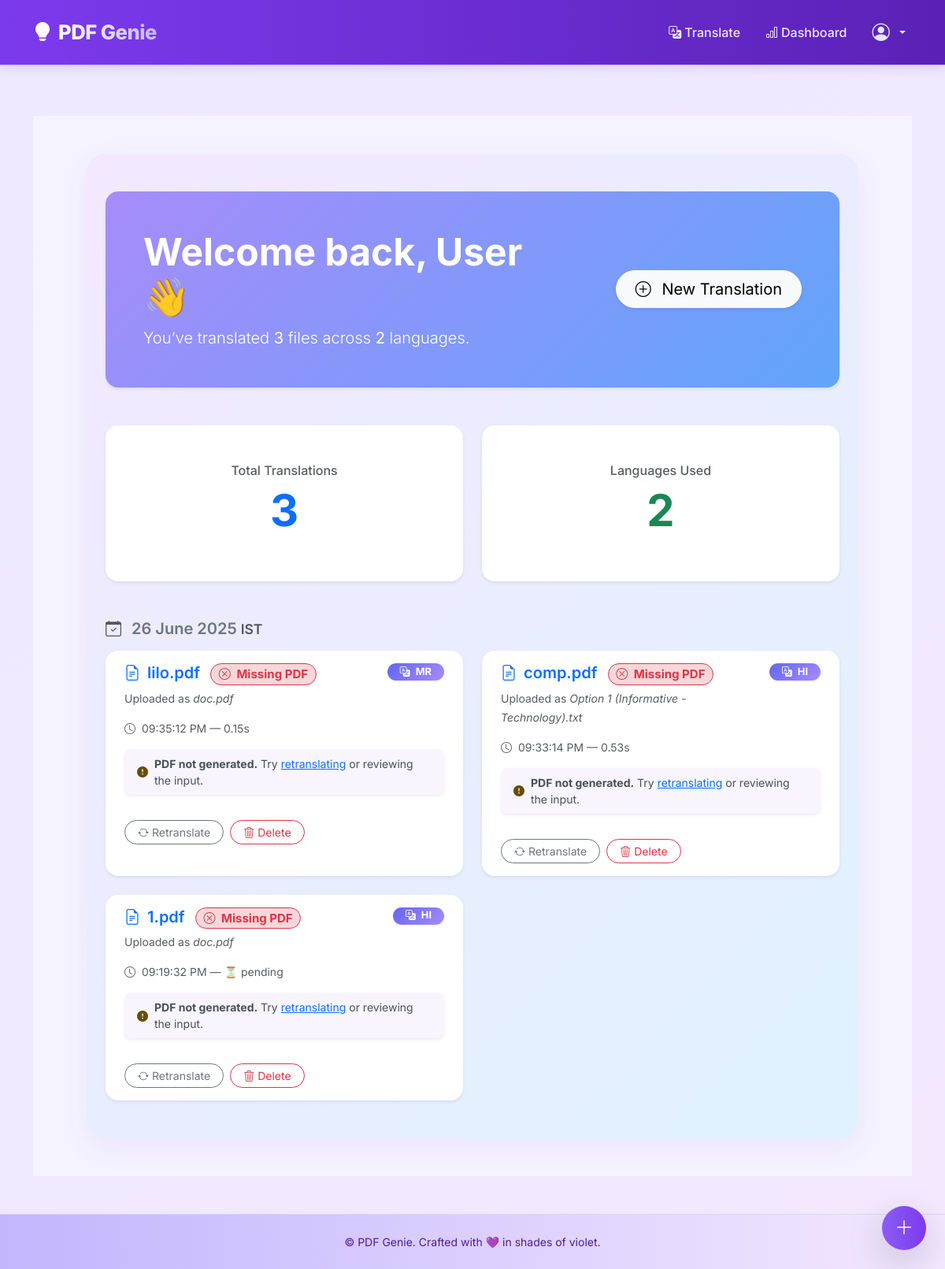
The page /dashboard (signed in) on the database its author committed.
### models.py (models this page shows)
class User(UserMixin, db.Model):
    __tablename__ = 'user'
    __table_args__ = {'extend_existing': True}
    id = db.Column(db.Integer, primary_key=True)
    name = db.Column(db.String(100), nullable=True)
    username = db.Column(db.String(80), unique=True, nullable=False)
    email = db.Column(db.String(120), unique=True, nullable=False)
    password = db.Column(db.String(200), nullable=False)
    joined = db.Column(db.DateTime, default=datetime.utcnow)
    translations = db.relationship('Translation', backref='user', lazy=True)

class Translation(db.Model):
    __tablename__ = 'translation'
    __table_args__ = {'extend_existing': True}
    id = db.Column(db.Integer, primary_key=True)
    user_id = db.Column(db.Integer, db.ForeignKey('user.id'), nullable=False)
    original_name = db.Column(db.String(200), nullable=False)
    translated_name = db.Column(db.String(200), nullable=False)
    language = db.Column(db.String(20), nullable=False)
    timestamp = db.Column(db.DateTime, default=datetime.utcnow)
    notes = db.Column(db.Text)
    retranslate_reason = db.Column(db.Text)
    duration_seconds = db.Column(db.Float)

### app.py (the view)
@app.route("/dashboard")
@login_required
def dashboard():
    translations = (
        db.session.query(Translation)
        .filter_by(user_id=current_user.id)
        .order_by(Translation.timestamp.desc())
        .all()
    )
    ist = ZoneInfo("Asia/Kolkata")
    for t in translations:
        if t.timestamp:
            if t.timestamp.tzinfo is None:
                utc_timestamp = t.timestamp.replace(tzinfo=timezone.utc)
            else:
                utc_timestamp = t.timestamp
            t.local_time = utc_timestamp.astimezone(ist)
            t.date_only = t.local_time.date()
            t.local_time_str = t.local_time.strftime("%d %b %Y, %I:%M:%S %p")
        else:
            t.local_time = None
            t.local_time_str = "—"
        translated_path = os.path.join(TRANSLATED_FOLDER, t.translated_name)
        t.file_exists = os.path.exists(translated_path)
        t.duration_display = (
            f"{t.duration_seconds:.2f}s" if t.duration_seconds else "⏳ pending"
        )
        print(">> DASHBOARD DATA:", {
            "original_name": t.original_name,
            "translated_name": t.translated_name,
            "language": t.language,
            "local_time": t.local_time_str,
            "duration": t.duration_display,
            "file_exists": t.file_exists,
            "id": t.id
        })
    return render_template("dashboard.html", translations=translations)

### models.py (called while the page is built)
@login_manager.user_loader
def load_user(user_id):
    return db.session.get(User, int(user_id))

### templates/dashboard.html (shortened to what this page needs)
{% extends "base.html" %}
{% block content %}
<div class="py-5" style="background: #f5f3ff;">
  <div class="container px-4 py-5" style="max-width: 980px; background: linear-gradient(135deg, #f3e8ff, #e0f2fe); border-radius: 24px; box-shadow: 0 12px 36px rgba(124, 58, 237, 0.08);">
    <div class="p-5 mb-5 rounded-4 text-white shadow-sm"
         style="background: linear-gradient(135deg, #a78bfa, #60a5fa);">
      <div class="row align-items-center">
        <div class="col-lg-8">
          <h2 class="fw-bold display-5 mb-2">Welcome back, {{ current_user.name or 'User' }} 👋</h2>
          <p class="lead mb-0">
            You’ve translated <strong>{{ translations|length }}</strong> file{{ translations|length != 1 and 's' or '' }}
            across <strong>{{ translations | map(attribute='language') | unique | list | length }}</strong> language{{ translations | map(attribute='language') | unique | list | length != 1 and 's' or '' }}.
          </p>
        </div>
        <div class="col-lg-4 text-lg-end mt-3 mt-lg-0">
          <a href="{{ url_for('home') }}" class="btn btn-light btn-lg shadow-sm rounded-pill px-4 py-2">
            <i class="bi bi-plus-circle me-2"></i> New Translation
          </a>
        </div>
      </div>
    </div>
    <div class="row g-4 mb-4">
      <div class="col-md-6">
        <div class="card text-center border-0 shadow-sm bg-white rounded-4 py-5">
          <h6 class="text-muted mb-2">Total Translations</h6>
          <h1 class="fw-bold text-primary display-4">{{ translations|length }}</h1>
        </div>
      </div>
      <div class="col-md-6">
        {% set langs = translations | map(attribute='language') | unique | list %}
        <div class="card text-center border-0 shadow-sm bg-white rounded-4 py-5">
          <h6 class="text-muted mb-2">Languages Used</h6>
          <h1 class="fw-bold text-success display-4">{{ langs|length }}</h1>
        </div>
      </div>
    </div>
    {% if translations %}
      {% set grouped = translations | groupby('date_only') %}
      {% for date, items in grouped %}
        <div class="mt-5">
          <h5 class="fw-semibold text-secondary mb-3">
            <i class="bi bi-calendar-check me-2 text-muted"></i>
            {{ date.strftime('%d %B %Y') }} <span class="text-muted small">IST</span>
          </h5>
          <div class="row row-cols-1 row-cols-md-2 g-4">
            {% for t in items %}
            <div class="col">
              <div class="card border-0 rounded-4 shadow-sm h-100 px-4 py-3 bg-white position-relative">
                <div class="d-flex justify-content-between align-items-start mb-3">
                  <div>
                    <h5 class="fw-semibold text-primary mb-1">
                      <i class="bi bi-file-earmark-text me-1"></i> {{ t.translated_name or 'Unnamed File' }}
                      {% if not t.file_exists %}
                        <span class="badge bg-danger-subtle text-danger border-danger border rounded-pill ms-2 small">
                          <i class="bi bi-x-circle me-1"></i> Missing PDF
                        </span>
                      {% endif %}
                    </h5>
                    <small class="text-muted">Uploaded as <span class="fst-italic">{{ t.original_name }}</span></small>
                  </div>
                  <span class="badge rounded-pill text-white px-3"
                        style="background: linear-gradient(135deg, #6366f1, #a78bfa); font-size: 0.8rem;">
                    <i class="bi bi-translate me-1"></i> {{ t.language.upper() }}
                  </span>
                </div>
                <p class="text-muted small mb-3">
                  <i class="bi bi-clock me-1"></i> {{ t.local_time.strftime('%I:%M:%S %p') }}
                  — {{ t.duration_display }}
                </p>
                {% if not t.file_exists %}
                <div class="alert alert-light border-0 d-flex align-items-center gap-2 small px-3 py-2 rounded-3 shadow-sm"
                     style="border-left: 4px solid #d8b4fe; background-color: #f8f5ff;">
                  <i class="bi bi-exclamation-circle-fill text-warning-emphasis"></i>
                  <div>
                    <strong>PDF not generated.</strong>
                    Try <a href="{{ url_for('retranslate', file_id=t.id) }}" class="text-decoration-underline">retranslating</a> or reviewing the input.
                  </div>
                </div>
                {% endif %}
                <div class="d-flex flex-wrap gap-2 mt-3">
                  <a href="{{ url_for('retranslate', file_id=t.id) }}"
                     class="btn btn-sm btn-outline-secondary rounded-pill px-3">
                    <i class="bi bi-arrow-repeat me-1"></i>Retranslate
                  </a>
                  <form action="{{ url_for('delete_pdf', file_id=t.id) }}" method="POST" class="d-inline">
                    <button type="submit" class="btn btn-sm btn-outline-danger rounded-pill px-3">
                      <i class="bi bi-trash3 me-1"></i>Delete
                    </button>
                  </form>
                </div>
              </div>
            </div>
            {% endfor %}
          </div>
        </div>
      {% endfor %}
    {% endif %}
  </div>
</div>
<a href="{{ url_for('home') }}"
   class="btn btn-primary rounded-circle shadow-lg position-fixed bottom-0 end-0 m-4 d-flex justify-content-center align-items-center"
   style="width: 56px; height: 56px;">
  <i class="bi bi-plus-lg fs-4"></i>
</a>
{% endblock %}

### templates/base.html (shortened to what this page needs)
<!DOCTYPE html>
<html lang="en">
<head>
  <link href="https://cdn.jsdelivr.net/npm/bootstrap@5.3.2/dist/css/bootstrap.min.css" rel="stylesheet" />
  <link href="https://cdn.jsdelivr.net/npm/bootstrap-icons/font/bootstrap-icons.css" rel="stylesheet" />
</head>
<body>
  <nav class="navbar navbar-expand-lg py-3 sticky-top">
    <div class="container">
      <a class="navbar-brand d-flex align-items-center gap-2" href="/">
        <i class="bi bi-lightbulb-fill fs-4"></i>
        <span class="text-gradient">PDF Genie</span>
      </a>
      <div class="collapse navbar-collapse" id="mainNav">
        <ul class="navbar-nav ms-auto align-items-center gap-3">
          <li class="nav-item">
            <a class="nav-link" href="/"><i class="bi bi-translate me-1"></i>Translate</a>
          </li>
          <li class="nav-item">
            <a class="nav-link" href="/dashboard"><i class="bi bi-bar-chart me-1"></i>Dashboard</a>
          </li>
          <li class="nav-item dropdown">
            <a class="nav-link dropdown-toggle d-flex align-items-center gap-2" href="#" role="button" data-bs-toggle="dropdown">
              <i class="bi bi-person-circle avatar-icon"></i>
            </a>
          </li>
        </ul>
      </div>
    </div>
  </nav>
  <main class="container">
    {% block content %}{% endblock %}
  </main>
  <footer class="text-center py-4 mt-5">
    <div class="container">
      <p class="mb-0">&copy; {{ current_year }} PDF Genie. Crafted with 💜 in shades of violet.</p>
    </div>
  </footer>
</body>
</html>

### templates/base.html (style rules this page uses)
:root { --lavender-light: #f3e8ff; --lavender-pale: #ede9fe; --lavender-deep: #c4b5fd; --violet: #7c3aed; --violet-dark: #5b21b6; --plum: #4c1d95; --ink-dark: #312e81; }
body { font-family: 'Inter', sans-serif; background: linear-gradient(145deg, var(--lavender-pale), var(--lavender-light)); color: var(--ink-dark); display: flex; flex-direction: column; min-height: 100vh; }
.navbar { background: linear-gradient(to right, var(--violet), var(--violet-dark)); color: #f3e8ff; box-shadow: 0 4px 12px rgba(92, 39, 178, 0.12); border-bottom: 1px solid var(--lavender-deep); }
.navbar-brand { font-size: 1.6rem; font-weight: 800; color: #fff; }
.navbar-brand .text-gradient { background: linear-gradient(90deg, #ffffff, var(--lavender-deep)); -webkit-background-clip: text; -webkit-text-fill-color: transparent; display: inline-block; letter-spacing: -0.5px; }
.navbar-brand i { color: #fef9ff; animation: floatLamp 2s ease-in-out infinite; transition: transform 0.3s ease; }
.nav-link { font-weight: 500; color: #ede9fe !important; transition: color 0.2s ease; }
.avatar-icon { font-size: 1.4rem; color: #e0e7ff; }
main.container { flex: 1; padding-top: 64px; }
footer { font-size: 0.875rem; color: var(--plum); background: linear-gradient(to right, var(--lavender-deep), var(--lavender-light)); border-top: 1px solid #dcd4f7; }
.btn-primary { background: linear-gradient(to right, #8b5cf6, var(--violet)); color: #fff; border: none; }

### rows shown on the page
User: name "User"
Translation: translated_name "lilo.pdf", original_name "doc.pdf", language "MR", local_time "09:35:12 PM", duration_display "0.15s"
Translation: translated_name "comp.pdf", original_name "Option 1 (Informative - Technology).txt", language "HI", local_time "09:33:14 PM", duration_display "0.53s"
Translation: translated_name "1.pdf", original_name "doc.pdf", language "HI", local_time "09:19:32 PM", duration_display "⏳ pending"

### other values the page prints
{{ translations|length }} "3"
{{ translations|length != 1 and 's' or '' }} "s"
{{ translations | map(attribute='language') | unique | list | length }} "2"
{{ langs|length }} "2"
{{ date.strftime('%d %B %Y') }} "26 June 2025"
